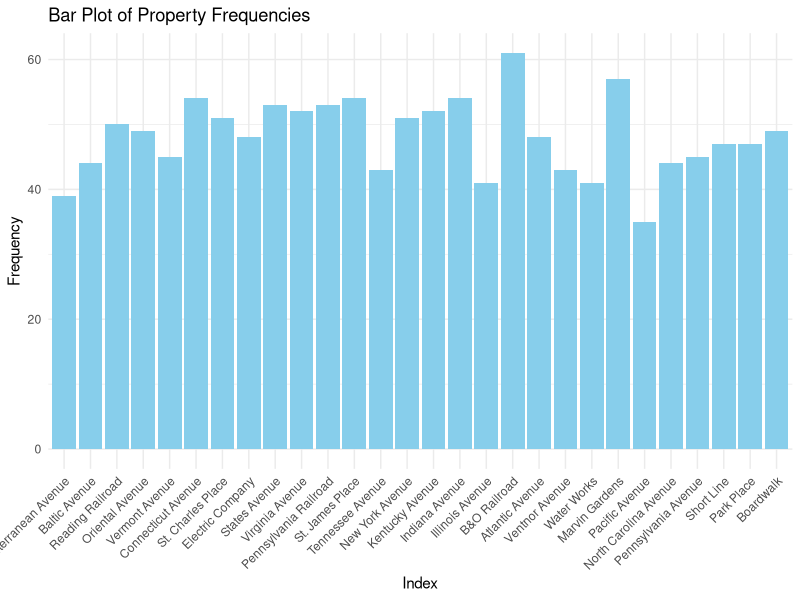
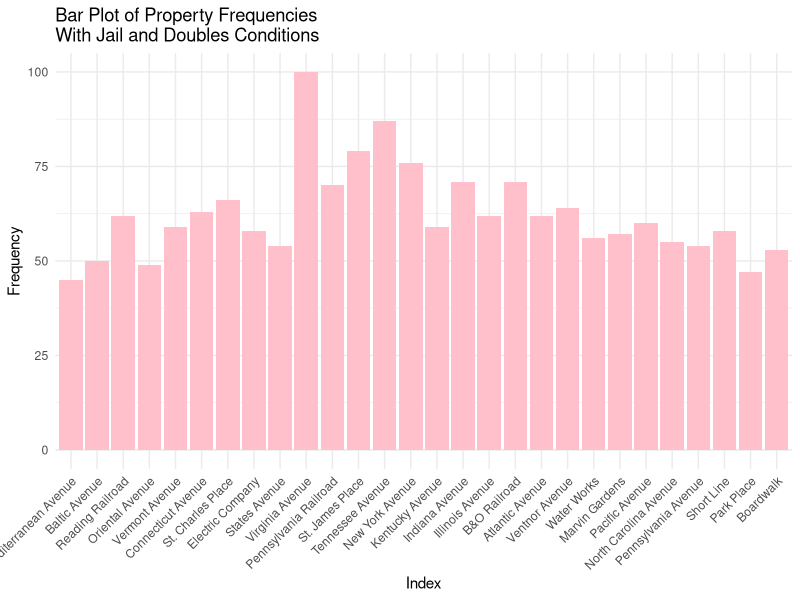
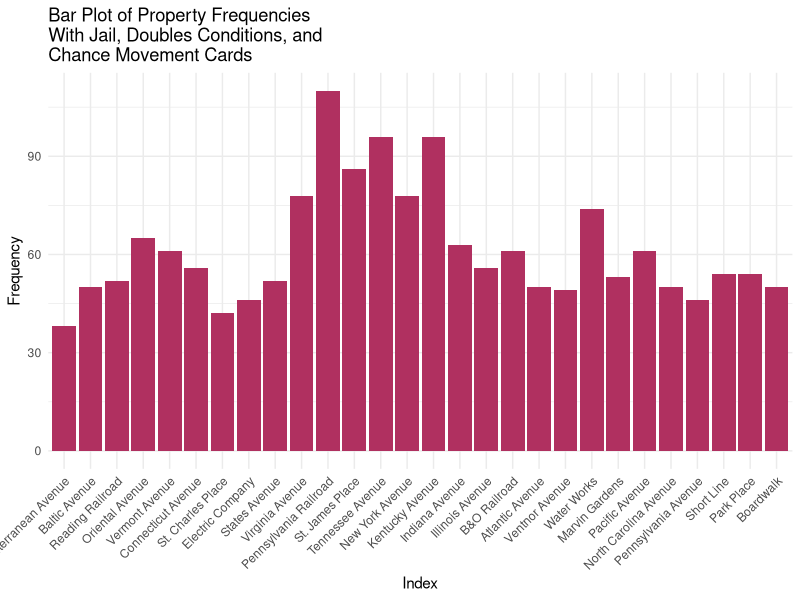

These charts were generated, in order, by the following R code: (Note: this script raises an error after producing the figures.)
## ---- chunk 1
knitr::opts_chunk$set(echo = TRUE)
## ---- chunk 2
# Word docx in repository
## ---- chunk 3
dice_1 <- function() {
  sample(1:6, 1) #randomly choose one number from 1-6
}

dice_2 <- function() {
  sample(1:6, 1) #randomly choose one number from 1-6
}

property_sum_10games <- c(0, 0, 0, 0, 0, 0, 0, 0, 0, 0, 0, 0, 0, 0, 0, 0, 0, 0, 0, 0, 0, 0, 0, 0, 0, 0, 0, 0)

#simulate 10 games
for (game in 1:10) {
  #initialize game board with 41 spaces that all start with 0 times they have been landed on
  game_board <- c(0, 0, 0, 0, 0, 0, 0, 0, 0, 0, 0, 0, 0, 0, 0, 0, 0, 0, 0, 0, 0, 0, 0, 0, 0, 0, 0, 0, 0, 0, 0, 0, 0, 0, 0, 0, 0, 0, 0, 0)

  #list of players
  players <- list(
    #initialize player positions (all start at position 0)
    player1 <- 0,
    player2 <- 0,
    player3 <- 0,
    player4 <- 0
  )

  #simulate 50 turns per player (200 turns in each game)
  for (i in 1:50) {
    for (j in 1:4) {
      dice_total <- dice_1() + dice_2() #rolling dice
      players[[j]] <- (players[[j]] + dice_total) %% 41 #move player forward by dice_total amount repeating around board using %% 41
      game_board[players[[j]]] <- game_board[players[[j]]] + 1 #add one for the count for the space the player just moved to
    }
  }

  #select only the indices on the board that correspond to properties
  properties <- game_board[c(2, 4, 6, 7, 9, 10, 12, 13, 14, 15, 16, 17, 19, 20, 22, 24, 25, 26, 27, 28, 29, 30, 32, 33, 35, 36, 38, 40)]

  #collect landing frequencies for 10 games
  property_sum_10games <- property_sum_10games + properties
}  

#assign names to properties
names(property_sum_10games) <- c("Mediterranean Avenue", "Baltic Avenue", "Reading Railroad", "Oriental Avenue", "Vermont Avenue", "Connecticut Avenue", "St. Charles Place", "Electric Company", "States Avenue", "Virginia Avenue", "Pennsylvania Railroad", "St. James Place", "Tennessee Avenue", "New York Avenue", "Kentucky Avenue", "Indiana Avenue", "Illinois Avenue", "B&O Railroad", "Atlantic Avenue", "Ventnor Avenue", "Water Works", "Marvin Gardens", "Pacific Avenue", "North Carolina Avenue", "Pennsylvania Avenue", "Short Line", "Park Place", "Boardwalk")

library(ggplot2)

#data frame with property names and their frequencies
prop_freq1 <- data.frame(
  property = factor(names(property_sum_10games), levels = names(property_sum_10games)),
  frequency = property_sum_10games
)

#plot frequencies in a bar chart
ggplot(prop_freq1, aes(x = property, y = frequency)) +
  geom_bar(stat = "identity", fill = "skyblue") +
  labs(x = "Index", y = "Frequency", title = "Bar Plot of Property Frequencies") +
  theme_minimal() +
  theme(axis.text.x = element_text(angle = 45, hjust = 1))
## ---- chunk 4
property_sum_10games_jail <- c(0, 0, 0, 0, 0, 0, 0, 0, 0, 0, 0, 0, 0, 0, 0, 0, 0, 0, 0, 0, 0, 0, 0, 0, 0, 0, 0, 0)

for (game in 1:10) {
  game_board <- c(0, 0, 0, 0, 0, 0, 0, 0, 0, 0, 0, 0, 0, 0, 0, 0, 0, 0, 0, 0, 0, 0, 0, 0, 0, 0, 0, 0, 0, 0, 0, 0, 0, 0, 0, 0, 0, 0, 0, 0)

  players <- list( # Store players as a list of data frames with their information
    player1 <- data.frame(
      location = 0, # Location on the board (integer)
      double_rolls = 0, # Number of times doubles have been rolled consecutively (integer)
      jail = FALSE, # Is the player in jail? (boolean)
      jail_rolls = 0), # Number of times a player has rolled while in jail (integer)
    player2 <- data.frame(
      location = 0,
      double_rolls = 0,
      jail = FALSE,
      jail_rolls = 0),
    player3 <- data.frame(
      location = 0,
      double_rolls = 0,
      jail = FALSE,
      jail_rolls = 0),
    player4 <- data.frame(
      location = 0,
      double_rolls = 0,
      jail = FALSE,
      jail_rolls = 0)
  )

  for (i in 1:50) { # Each player has 50 turns
    for (j in 1:4) { # Players take turns in order
      if (players[[j]]$jail == TRUE) { # If the player is in jail...
        d1 = dice_1()
        d2 = dice_2()
        jail_rolls <- jail_rolls + 1
        
        if (d1 == d2 || players[[j]]$jail_rolls == 3) { # If the player rolls doubles or has been in jail for 3 turns, then they get out
          jail = FALSE
          players[[j]]$jail_rolls <- 0
          dice_total <- dice_1() + dice_2()
          players[[j]]$location <- (players[[j]]$location + dice_total) %% 41
          game_board[players[[j]]$location] <- game_board[players[[j]]$location] + 1
        }
        
      } else { # If the player is not in jail...
        d1 = dice_1()
        d2 = dice_2()
        dice_total <- dice_1() + dice_2()
        players[[j]]$location <- (players[[j]]$location + dice_total) %% 41
        game_board[players[[j]]$location] <- game_board[players[[j]]$location] + 1
        
        if (players[[j]]$location == 31) { # Player landed on "Go to jail"
          players[[j]]$location <- 11
          jail = TRUE
        } else if (d1 == d2) { # Player rolled doubles on their first roll
          players[[j]]$double_rolls = players[[j]]$double_rolls + 1
        }
        
        while (players[[j]]$double_rolls > 0 & players[[j]]$double_rolls < 3) { # Player rolls again if they got doubles
          d1 = dice_1()
          d2 = dice_2()
          dice_total <- dice_1() + dice_2()
          players[[j]]$location <- (players[[j]]$location + dice_total) %% 41
          game_board[players[[j]]$location] <- game_board[players[[j]]$location] + 1
          
          if (d1 == d2) { # Increment the player's number of consecutive doubles rolls
            players[[j]]$double_rolls = players[[j]]$double_rolls + 1
          }
        }
        
        if (players[[j]]$double_rolls == 3) { # If player rolls double 3 times in a row, then they go to jail
          players[[j]]$location <- 11
          jail = TRUE
        }
      }
    }  
  }    

  properties <- game_board[c(2, 4, 6, 7, 9, 10, 12, 13, 14, 15, 16, 17, 19, 20, 22, 24, 25, 26, 27, 28, 29, 30, 32, 33, 35, 36, 38, 40)]
  
  property_sum_10games_jail <- property_sum_10games_jail + properties
}  

names(property_sum_10games_jail) <- c("Mediterranean Avenue", "Baltic Avenue", "Reading Railroad", "Oriental Avenue", "Vermont Avenue", "Connecticut Avenue", "St. Charles Place", "Electric Company", "States Avenue", "Virginia Avenue", "Pennsylvania Railroad", "St. James Place", "Tennessee Avenue", "New York Avenue", "Kentucky Avenue", "Indiana Avenue", "Illinois Avenue", "B&O Railroad", "Atlantic Avenue", "Ventnor Avenue", "Water Works", "Marvin Gardens", "Pacific Avenue", "North Carolina Avenue", "Pennsylvania Avenue", "Short Line", "Park Place", "Boardwalk")

library(ggplot2)

prop_freq2 <- data.frame(
  property = factor(names(property_sum_10games_jail), levels = names(property_sum_10games_jail)),
  frequency = property_sum_10games_jail
)

ggplot(prop_freq2, aes(x = property, y = frequency)) +
  geom_bar(stat = "identity", fill = "pink") +
  labs(x = "Index", y = "Frequency", title = "Bar Plot of Property Frequencies\nWith Jail and Doubles Conditions") +
  theme_minimal() +
  theme(axis.text.x = element_text(angle = 45, hjust = 1))
## ---- chunk 5
# Chance function
chance <- function() {
  card <- sample(1:16, 1)
  if (card == 1) {
    players[[j]]$location <- 40 # Advance to Boardwalk
  } else if (card == 2) {
    players[[j]]$location <- 1 # Advance to Go
  } else if (card == 3) {
    players[[j]]$location <- 25 # Advance to Illinois Ave
  } else if (card == 4) {
    players[[j]]$location <- 12 # Advance to St. Charles Place
  } else if (card == 5 || card == 6) { # Advance to the nearest railroad
    if (players[[j]]$location == 37) {
      players[[j]]$location <- 6 # Advance to Reading Railroad
    } else if (players[[j]]$location == 8) {
      players[[j]]$location <- 16 # Advance to Pennsylvania Railroad
    } else if (players[[j]]$location == 23) {
      players[[j]]$location <- 26 # Advance to B&O Railroad
    } # Short Line doesn't apply here
  } else if (card == 7) { # Advance to the nearest utility
    if (players[[j]]$location == 8 || players[[j]]$location == 37) {
      players[[j]]$location <- 13 # Advance to Electric Company
    } else if (players[[j]]$location == 23) {
      players[[j]]$location <- 29 # Advance to Water Works
    }
  } else if (card == 8) {
    players[[j]]$location <- players[[j]]$location - 3 # Move backwards 3 places
  } else if (card == 9) {
    players[[j]]$location <- 11 # Go to jail
    players[[j]]$jail == TRUE
  } else if (card == 10) {
    players[[j]]$location <- 6 # Advance to Reading Railroad
  } 
 }

# Simulation with the chance function and jail conditions
property_sum_10games_chance <- c(0, 0, 0, 0, 0, 0, 0, 0, 0, 0, 0, 0, 0, 0, 0, 0, 0, 0, 0, 0, 0, 0, 0, 0, 0, 0, 0, 0)

for (game in 1:10) {
  game_board <- c(0, 0, 0, 0, 0, 0, 0, 0, 0, 0, 0, 0, 0, 0, 0, 0, 0, 0, 0, 0, 0, 0, 0, 0, 0, 0, 0, 0, 0, 0, 0, 0, 0, 0, 0, 0, 0, 0, 0, 0)

  players <- list(
    player1 <- data.frame(
      location = 0,
      double_rolls = 0,
      jail = FALSE,
      jail_rolls = 0),
    player2 <- data.frame(
      location = 0,
      double_rolls = 0,
      jail = FALSE,
      jail_rolls = 0),
    player3 <- data.frame(
      location = 0,
      double_rolls = 0,
      jail = FALSE,
      jail_rolls = 0),
    player4 <- data.frame(
      location = 0,
      double_rolls = 0,
      jail = FALSE,
      jail_rolls = 0)
  )

  for (i in 1:50) {
    for (j in 1:4) {
      if (players[[j]]$jail == TRUE) {
        d1 = dice_1()
        d2 = dice_2()
        jail_rolls <- jail_rolls + 1
        
        if (d1 == d2 || players[[j]]$jail_rolls == 3) {
          jail = FALSE
          players[[j]]$jail_rolls <- 0
          dice_total <- dice_1() + dice_2()
          players[[j]]$location <- (players[[j]]$location + dice_total) %% 41
          if (players[[j]]$location == 8 || players[[j]]$location == 23 || players[[j]]$location == 37) {
            game_board[players[[j]]$location] <- game_board[players[[j]]$location] + 1
            chance()
          }
          game_board[players[[j]]$location] <- game_board[players[[j]]$location] + 1
        }
        
      } else {
        d1 = dice_1()
        d2 = dice_2()
        dice_total <- dice_1() + dice_2()
        players[[j]]$location <- (players[[j]]$location + dice_total) %% 41
        if (players[[j]]$location == 8 || players[[j]]$location == 23 || players[[j]]$location == 37) {
            game_board[players[[j]]$location] <- game_board[players[[j]]$location] + 1
            chance()
          }
        game_board[players[[j]]$location] <- game_board[players[[j]]$location] + 1
        
        if (players[[j]]$location == 31) {
          players[[j]]$location <- 11
          jail = TRUE
        } else if (d1 == d2) {
          players[[j]]$double_rolls = players[[j]]$double_rolls + 1
        }
        
        while (players[[j]]$double_rolls > 0 & players[[j]]$double_rolls < 3) {
          d1 = dice_1()
          d2 = dice_2()
          dice_total <- dice_1() + dice_2()
          players[[j]]$location <- (players[[j]]$location + dice_total) %% 41
          if (players[[j]]$location == 8 || players[[j]]$location == 23 || players[[j]]$location == 37) {
            game_board[players[[j]]$location] <- game_board[players[[j]]$location] + 1
            chance()
          }
          game_board[players[[j]]$location] <- game_board[players[[j]]$location] + 1
          
          if (d1 == d2) {
            players[[j]]$double_rolls = players[[j]]$double_rolls + 1
          }
        }
        
        if (players[[j]]$double_rolls == 3) {
          players[[j]]$location <- 11
          jail = TRUE
        }
      }
    }  
  }    

  properties <- game_board[c(2, 4, 6, 7, 9, 10, 12, 13, 14, 15, 16, 17, 19, 20, 22, 24, 25, 26, 27, 28, 29, 30, 32, 33, 35, 36, 38, 40)]
  
  property_sum_10games_chance <- property_sum_10games_chance + properties
}  

names(property_sum_10games_chance) <- c("Mediterranean Avenue", "Baltic Avenue", "Reading Railroad", "Oriental Avenue", "Vermont Avenue", "Connecticut Avenue", "St. Charles Place", "Electric Company", "States Avenue", "Virginia Avenue", "Pennsylvania Railroad", "St. James Place", "Tennessee Avenue", "New York Avenue", "Kentucky Avenue", "Indiana Avenue", "Illinois Avenue", "B&O Railroad", "Atlantic Avenue", "Ventnor Avenue", "Water Works", "Marvin Gardens", "Pacific Avenue", "North Carolina Avenue", "Pennsylvania Avenue", "Short Line", "Park Place", "Boardwalk")

# Plot
library(ggplot2)

prop_freq2 <- data.frame(
  property = factor(names(property_sum_10games_chance), levels = names(property_sum_10games_chance)),
  frequency = property_sum_10games_chance
)

ggplot(prop_freq2, aes(x = property, y = frequency)) +
  geom_bar(stat = "identity", fill = "maroon") +
  labs(x = "Index", y = "Frequency", title = "Bar Plot of Property Frequencies\nWith Jail, Doubles Conditions, and\nChance Movement Cards") +
  theme_minimal() +
  theme(axis.text.x = element_text(angle = 45, hjust = 1))
## ---- chunk 6
# Community Chest Cards Function
chest <- function() {
  chest_card <- sample(1:16, 1)
    if (chest_card == 1) {
      players[[j]]$location <- 1 # Advance to Go (Collect $200)
      players[[j]]$account <- players[[j]]$account + 200
    } else if (chest_card == 2) {
      players[[j]]$account <- players[[j]]$account + 200 # Bank error in your favor. Collect $200
    } else if (chest_card == 3) {
      players[[j]]$account <- players[[j]]$account - 50 # Doctor’s fee. Pay $50
      free_parking_fund <- free_parking_fund + 50
    } else if (chest_card == 4) {
      players[[j]]$account <- players[[j]]$money + 50 # From sale of stock you get $50
    } else if (chest_card == 5) {
      players[[j]]$get_out_of_jail_free == TRUE # Get Out of Jail Free
    } else if (chest_card == 6) {
      players[[j]]$jail == TRUE # Go to Jail. Go directly to jail, do not pass Go, do not collect $200
    } else if (chest_card == 7) {
      players[[j]]$account <- players[[j]]$account + 100 # Holiday fund matures. Receive $100
    } else if (chest_card == 8) {
      players[[j]]$account <- players[[j]]$account + 20 # Income tax refund. Collect $20
    } else if (chest_card == 9) {
      players[[j]]$account <- players[[j]]$account + 10 * 3 # It is your birthday. Collect $10 from every player
        for (k in 1:4) {
          if (k != j) {
            players[[k]]$account <- players[[k]]$account - 10
        }
      }
    } else if (chest_card == 10) {
      players[[j]]$account <- players[[j]]$account + 100 # Life insurance matures. Collect $100
    } else if (chest_card == 11) {
      players[[j]]$account <- players[[j]]$account - 100 # Pay hospital fees of $100
      free_parking_fund <- free_parking_fund + 100
    } else if (chest_card == 12) {
      players[[j]]$account <- players[[j]]$account - 50 # Pay school fees of $50
      free_parking_fund <- free_parking_fund + 50
    } else if (chest_card == 13) {
      players[[j]]$account <- players[[j]]$account - 25 # Receive $25 consultancy fee
      free_parking_fund <- free_parking_fund + 25
    } else if (chest_card == 14) {
      players[[j]]$account <- players[[j]]$account + 10 # You have won second prize in a beauty contest. Collect $10
    } else if (chest_card == 15) {
      players[[j]]$account <- players[[j]]$account + 100 # You inherit $100
    }
      # Card 16 is paying for houses and hotels -- doesn't apply here
}

free_parking_fund <- 0

free_parking <- function(){
  if (players[[j]]$location == 20) {  # Free Parking position
  players[[j]]$account <- players[[j]]$account + free_parking_fund
  free_parking_fund <- 0  # Reset the fund
  }
}
## ---- chunk 7
chance <- function() {
  card <- sample(1:16, 1)
  old_location <- players[[j]]$location
  new_location <- players[[j]]$location
   if (card == 1) {
    players[[j]]$location <- 40 # Advance to Boardwalk
    new_location <- players[[j]]$location
  } else if (card == 2) {
    players[[j]]$location <- 1 # Advance to Go
    new_location <- players[[j]]$location
  } else if (card == 3) {
    players[[j]]$location <- 25 # Advance to Illinois Ave
    new_location <- players[[j]]$location
  } else if (card == 4) {
    players[[j]]$location <- 12 # Advance to St. Charles Place
    new_location <- players[[j]]$location
  } else if (card == 5 || card == 6) { # Advance to the nearest railroad
    if (players[[j]]$location == 37) {
      players[[j]]$location <- 6 # Advance to Reading Railroad
      new_location <- players[[j]]$location
    } else if (players[[j]]$location == 8) {
      players[[j]]$location <- 16 # Advance to Pennsylvania Railroad
      new_location <- players[[j]]$location
    } else if (players[[j]]$location == 23) {
      players[[j]]$location <- 26 # Advance to B&O Railroad
      new_location <- players[[j]]$location
    } 
  } else if (card == 7) { # Advance to the nearest utility
    if (players[[j]]$location == 8 || players[[j]]$location == 37) {
      players[[j]]$location <- 13 # Advance to Electric Company
      new_location <- players[[j]]$location
    } else if (players[[j]]$location == 23) {
      players[[j]]$location <- 29 # Advance to Water Works
      new_location <- players[[j]]$location
    }
  } else if (card == 8) {
    players[[j]]$location <- players[[j]]$location - 3 # Move backwards 3 places
    new_location <- players[[j]]$location
  } else if (card == 9) {
    players[[j]]$location <- 11 # Go to jail
    players[[j]]$jail == TRUE
    new_location <- players[[j]]$location
  } else if (card == 10) {
    players[[j]]$location <- 6 # Advance to Reading Railroad
    new_location <- players[[j]]$location
  } 

  if (new_location < old_location && card %in% c(3,4,10)) {
    players[[j]]$account <- players[[j]]$account + 200 # Passing Go for cards 3, 4, and 10
  }
  
    else if (card == 11) {
      players[[j]]$account <- players[[j]]$account + 50 # Bank pays you $50
    }
    else if (card == 12) {
      players[[j]]$get_out_of_jail_free == TRUE # Get out of jail free card
    }
    else if (card == 13) {
      players[[j]]$account <- players[[j]]$account - 15 # Speeding fine $15
      free_parking_fund <- free_parking_fund + 15
    }
    else if (card == 14) {
      players[[j]]$account <- players[[j]]$account - 50 * 3
        for (k in 1:4) {
          if (k != j) {
            players[[k]]$account <- players[[k]]$account + 50 # Elected Chairman of the Board; pay each player $50
          }
        }
    }
    else if (card == 15) {
      players[[j]]$account <- players[[j]]$account + 150 # Building loan matures; collect $150
      
      # Card 16 is paying for houses and hotels -- doesn't apply here
    }
}
## ---- chunk 8
chance <- function() {
  card <- sample(1:16, 1)
  if (card == 1) {
    players[[j]]$location <- 40 # Advance to Boardwalk
  } else if (card == 2) {
    players[[j]]$location <- 1 # Advance to Go
    players[[j]]$account <- players[[j]]$account + 200
  } else if (card == 3) {
    players[[j]]$location <- 25 # Advance to Illinois Ave
    if (players[[j]]$location == 37) {
      players[[j]]$account <- players[[j]]$account + 200
    }
  } else if (card == 4) {
    players[[j]]$location <- 12 # Advance to St. Charles Place
    if (players[[j]]$location != 8) {
      players[[j]]$account <- players[[j]]$account + 200
    }
  } else if (card == 5 || card == 6) { # Advance to the nearest railroad
    if (players[[j]]$location == 37) {
      players[[j]]$location <- 6 # Advance to Reading Railroad
      players[[j]]$account <- players[[j]]$account + 200
    } else if (players[[j]]$location == 8) {
      players[[j]]$location <- 16 # Advance to Pennsylvania Railroad
    } else if (players[[j]]$location == 23) {
      players[[j]]$location <- 26 # Advance to B&O Railroad
    } 
  } else if (card == 7) { # Advance to the nearest utility
    if (players[[j]]$location == 8 || players[[j]]$location == 37) {
      players[[j]]$location <- 13 # Advance to Electric Company
      if (players[[j]]$location == 37) {
      players[[j]]$account <- players[[j]]$account + 200
    }
    } else if (players[[j]]$location == 23) {
      players[[j]]$location <- 29 # Advance to Water Works
    }
  } else if (card == 8) {
    players[[j]]$location <- players[[j]]$location - 3 # Move backwards 3 places
  } else if (card == 9) {
    players[[j]]$location <- 11 # Go to jail
    players[[j]]$jail == TRUE
  } else if (card == 10) {
    players[[j]]$location <- 6 # Advance to Reading Railroad
    players[[j]]$account <- players[[j]]$account + 200
  } else if (card == 11) { # Bank pays you $50
    players[[j]]$account <- players[[j]]$account + 50
  } else if (card == 12) { # Get out of jail free
    players[[j]]$get_out_of_jail_free = TRUE
  } else if (card == 13) { # Speeding fine
    players[[j]]$account <- players[[j]]$account - 15
  } else if (card == 14) { # Elected chairman
    players[[j]]$account <- players[[j]]$account + 150
    for (k in 1:4) {
      if (players[[j]] != players[[k]]) {
        players[[k]]$account <- players[[k]]$account - 50
      }
    }
  } else if (card == 15) { # Building loan matures
    players[[j]]$account <- players[[j]]$account + 150
  }
}
## ---- chunk 9
#This function will divide all the properties between the four players
#Input: properties vector
#Return: Four equal groups of randomly shuffled elements from the properties vector
divide_properties <- function(x) {
  shuffled <- sample(x) #randomly shuffles all the elements of the properties vector
  n <- length(shuffled) #length of shuffled vector
  indices <- rep(1:4, times = 7) #creates a vector that contains a repeating sequence from 1 to 4 that is 28 elements long
  result <- split(shuffled, indices) #splits shuffled vector into four groups
}
## ---- chunk 10
#This function will determine the ownership of a property when it is landed on
ownership <- function(x) {
  for (p in players) {
    for (i in 1:7) {
      if (x == players[[p]]$owned_properties[i]) {
        if (p == players[[p]]$ID) {
          return(NULL)
        } else {
          return(players[[p]])
        }
      }
    }
  }
}
## ---- chunk 11
#This function will calculate fees owed on special properties (railroads and utilities)
#Input: a vector of integers with each integer corresponding to a property on the board
#Return: a vector of fees owed
special_ownership <- function(x) {
  rail_count <- 0 #initialize number of railroad properties held to zero
  util_count <- 0 #initialize number of utility properties held to zero
  for (i in 1:7) {
    #check if property is a railroad (positions 6, 16, 26 and 36)
    if (x[i] == 6 || x[i] == 16 || x[i] == 26 || x[i] == 36) {
      rail_count <- rail_count + 1 #add one to railroad count vector
    #check if property is a utility (positions 13 and 29)
    } else if (x[i] == 13 || x[i] == 29) {
      util_count = util_count + 1 #add one to utility count vector
    }
  }
  
  fees <- c() #this vector will hold the fee values

  #determine fee owed based on number railroad cards owned 
  if (rail_count == 0) {
    fees <- append(fees, 0) #add 0 to fees vector
  } else if (rail_count == 1) {
    fees <- append(fees, 25) #add 25 to fees vector
  } else if (rail_count == 2) {
    fees <- append(fees, 50) #add 50 to fees vector
  } else {
    fees <- append(fees, 100) #add 100 to fees vector
  }

  #determine fee owed based on number utility cards owned 
  if (util_count == 0) {
    fees <- append(fees, 0) #add 0 to fees vector
  } else if (util_count == 1) {
    fees <- append(fees, 4) #add 4 to fees vector
  } else {
    fees <- append(fees, 10) #add 10 to fees vector
  } 
  
  return(fees) #vector of fees owed
}
## ---- chunk 12
#This function facilitates rent transactions between players
#Input: a numeric value that corresponds to a position on the board that the player has moved to
#Return: modifies player accounts in the player list
rent <- function(x) {
  if (x == 1) { # Go position
    players[[j]]$account = players[[j]]$account + 200 #player money +200
  } else if (x == 5) { # Income tax position
    players[[j]]$account = players[[j]]$account - 200 #player money -200
  } else if (x == 39) { # Luxury tax position
    players[[j]]$account = players[[j]]$account - 100
  }
  
  owner <- ownership(x)
  if (owner$in_game == TRUE) {
    if (x == 2) { # Mediterranean Ave
      players[[j]]$account = players[[j]]$account - 2
      owner$account = owner$account + 2
    } else if (x == 4) { # Baltic Ave
      players[[j]]$account = players[[j]]$account - 4
      owner$account = owner$account + 4
    } else if (x == 4 || x == 16 || x == 26 || x == 36) { # Railroads
      special_fees <- owner$rails_and_utils
      players[[j]]$account = players[[j]]$account - special_fees[1]
      owner$account = owner$account + special_fees[1]
    } else if (x == 6) { # Oriental Ave
      players[[j]]$account = players[[j]]$account - 6
      owner$account = owner$account + 6
    } else if (x == 9) { # Vermont Ave
      players[[j]]$account = players[[j]]$account - 6
      owner$account = owner$account + 6
    } else if (x == 10) { # Connecticut Ave
      players[[j]]$account = players[[j]]$account - 8
      owner$account = owner$account + 8
    } else if (x == 12) { # St. Charles Place
      players[[j]]$account = players[[j]]$account - 10
      owner$account = owner$account + 10
    } else if (x == 13 || x == 29) { # Utilities
      special_fees <- owner$rails_and_utils
      players[[j]]$account = players[[j]]$account - special_fees[2]
      owner$account = owner$account + special_fees[2]
    } else if (x == 14) { # States Ave
      players[[j]]$account = players[[j]]$account - 10
      owner$account = owner$account + 10
    } else if (x == 15) { # Virginia Ave
      players[[j]]$account = players[[j]]$account - 12
      owner$account = owner$account + 12
    } else if (x == 17) { # St. James Place
      players[[j]]$account = players[[j]]$account - 14
      owner$account = owner$account + 14
    } else if (x == 19) { # Tennessee Ave
      players[[j]]$account = players[[j]]$account - 14
      owner$account = owner$account + 14
    } else if (x == 20) { # New York Ave
      players[[j]]$account = players[[j]]$account - 16
      owner$account = owner$account + 16
    } else if (x == 22) { # Kentucky Ave
      players[[j]]$account = players[[j]]$account - 18
      owner$account = owner$account + 18
    } else if (x == 24) { # Indiana Ave
      players[[j]]$account = players[[j]]$account - 18
      owner$account = owner$account + 18
    } else if (x == 25) { # Illinois Ave
      players[[j]]$account = players[[j]]$account - 20
      owner$account = owner$account + 20
    } else if (x == 27) { # Atlantic Ave
      players[[j]]$account = players[[j]]$account - 22
      owner$account = owner$account + 22
    } else if (x == 28) { # Vetnor Ave
      players[[j]]$account = players[[j]]$account - 22
      owner$account = owner$account + 22
    } else if (x == 30) { # Marvin Gardens
      players[[j]]$account = players[[j]]$account - 24
      owner$account = owner$account + 24
    } else if (x == 32) { # Pacific Ave
      players[[j]]$account = players[[j]]$account - 26
      owner$account = owner$account + 26
    } else if (x == 33) { # North Carolina Ave
      players[[j]]$account = players[[j]]$account - 26
      owner$account = owner$account + 26
    } else if (x == 35) { # Pennsylvania Ave
      players[[j]]$account = players[[j]]$account - 28
      owner$account = owner$account + 28
    } else if (x == 38) { # Park Place
      players[[j]]$account = players[[j]]$account - 35
      owner$account = owner$account + 35
    } else if (x == 40) { # Boardwalk
      players[[j]]$account = players[[j]]$account - 50
      owner$account = owner$account + 50
    }
  }
}
## ---- chunk 13
properties <- c(2, 4, 6, 7, 9, 10, 12, 13, 14, 15, 16, 17, 19, 20, 22, 24, 25, 26, 27, 28, 29, 30, 32, 33, 35, 36, 38, 40)

# Randomly give each player 7 properties
property_groups <- divide_properties(properties)
print(property_groups)
# Add location of properties to players owned properties vector
players <- list(
  player1 <- list(
    ID = 1,
    location = 0,
    double_rolls = 0,
    jail = FALSE,
    jail_rolls = 0,
    account = 1500,
    owned_properties <- property_groups[1],
    rails_and_utils <- special_ownership(unlist(owned_properties)),
    get_out_of_jail_free = FALSE,
    in_game = TRUE),
  player2 <- list(
    ID = 2,
    location = 0,
    double_rolls = 0,
    jail = FALSE,
    jail_rolls = 0,
    account = 1500,
    owned_properties <- property_groups[2],
    rails_and_utils <- special_ownership(unlist(owned_properties)),
    get_out_of_jail_free = FALSE,
    in_game = TRUE),
  player3 <- list(
    ID = 3,
    location = 0,
    double_rolls = 0,
    jail = FALSE,
    jail_rolls = 0,
    account = 1500,
    owned_properties <- property_groups[3],
    rails_and_utils <- special_ownership(unlist(owned_properties)),
    get_out_of_jail_free = FALSE,
    in_game = TRUE),
  player4 <- list(
    ID = 4,
    location = 0,
    double_rolls = 0,
    jail = FALSE,
    jail_rolls = 0,
    account = 1500,
    owned_properties <- property_groups[4],
    rails_and_utils <- special_ownership(unlist(owned_properties)),
    get_out_of_jail_free = FALSE,
    in_game = TRUE)
  )

# Make attribute to know how many players are still in
players_in <- 4
# Make attribute to count the number of turns taken
total_turns <- 0

while (players_in > 1) {
  # Add rent function to this whole thing
  for (j in 1:4) {
    if (players[[j]]$in_game == TRUE) {
      if (players[[j]]$jail == TRUE & players[[j]]$get_out_of_jail_free == FALSE) {
        d1 = dice_1()
        d2 = dice_2()
        jail_rolls <- jail_rolls + 1
        
        if (d1 == d2 || players[[j]]$jail_rolls == 3) {
          jail = FALSE
          players[[j]]$jail_rolls <- 0
          dice_total <- dice_1() + dice_2()
          players[[j]]$location <- (players[[j]]$location + dice_total) %% 41
          if (players[[j]]$location == 8 || players[[j]]$location == 23 || players[[j]]$location == 37) {
            chance()
          }
          # Add community chest
          if (players[[j]]$location == 3 || players[[j]]$location == 18 || players[[j]]$location == 34) {
            chest()
          }
          # Pay rent
          rent(players[[j]]$location)
        }
        total_turns = total_turns + 1
        
      } else {
        if (players[[j]]$jail == TRUE & players[[j]]$get_out_of_jail_free == TRUE) {
          players[[j]]$jail == FALSE
          players[[j]]$get_out_of_jail_free == FALSE
        }
        d1 = dice_1()
        d2 = dice_2()
        dice_total <- dice_1() + dice_2()
        players[[j]]$location <- (players[[j]]$location + dice_total) %% 41
        if (players[[j]]$location == 8 || players[[j]]$location == 23 || players[[j]]$location == 37) {
            chance()
        }
        if (players[[j]]$location == 3 || players[[j]]$location == 18 || players[[j]]$location == 34) {
            chest()
          }
          # Pay rent
          rent(players[[j]]$location)
      }
        
      if (players[[j]]$location == 31) {
        players[[j]]$location <- 11
        jail = TRUE
      } else if (d1 == d2) {
        players[[j]]$double_rolls = players[[j]]$double_rolls + 1
      }
        
      while (players[[j]]$double_rolls > 0 & players[[j]]$double_rolls < 3) {
        d1 = dice_1()
        d2 = dice_2()
        dice_total <- dice_1() + dice_2()
        players[[j]]$location <- (players[[j]]$location + dice_total) %% 41
        if (players[[j]]$location == 8 || players[[j]]$location == 23 || players[[j]]$location == 37) {
          chance()
        }
        # Add community chest
        if (players[[j]]$location == 3 || players[[j]]$location == 18 || players[[j]]$location == 34) {
          chest()
        }
        # Pay rent
        rent(players[[j]]$location)
      }
          
      if (d1 == d2) {
        players[[j]]$double_rolls = players[[j]]$double_rolls + 1
      }
      
      if (players[[j]]$double_rolls == 3) {
        players[[j]]$location <- 11
        jail = TRUE
      }
      
      if (players[[j]]$account < 0) {
        players[[j]]$in_game = FALSE
        players_in = players_in - 1
      }
      
      total_turns = total_turns + 1
    }
  }
}

## ---- chunk 14
get_active_players <- function(players) {
  return(which(sapply(players, function(p) p$in_game)))
}

turn_counter <- 0 # put before game loop 

turn_counter <- turn_counter + 1 # put inside the for (j in 1:4) loop, after each player's turn

# At end of game loop, after while loop finishes 
remaining_players <- get_active_players(players)

if (length(remaining_players) == 1) {
  winner <- players[[remaining_players]]
  
  cat("\n GAME OVER! \n")
  cat("---------------------\n")
  cat("Winner Player ID:", winner$ID, "\n")
  cat("Number of Turns:", turn_counter, "\n")
  cat("Final Money Amount:", winner$account, "\n")
  cat("---------------------\n")
}
